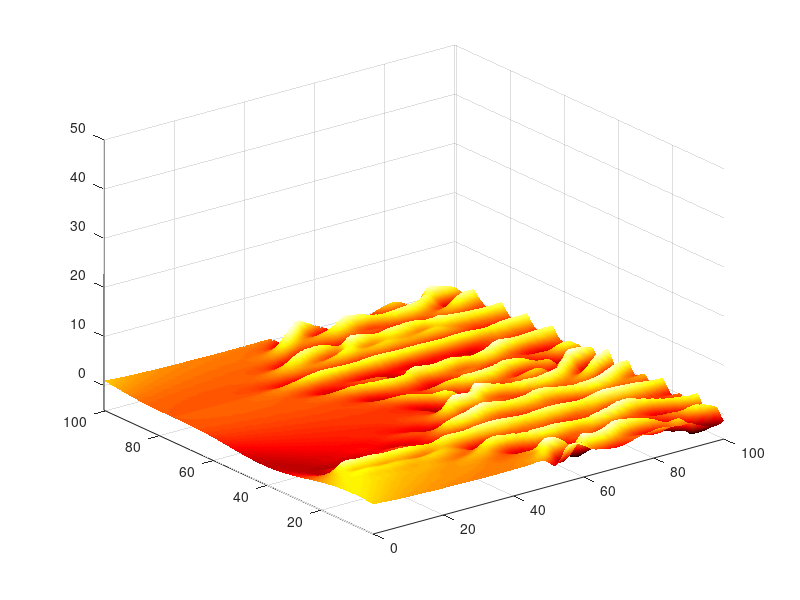
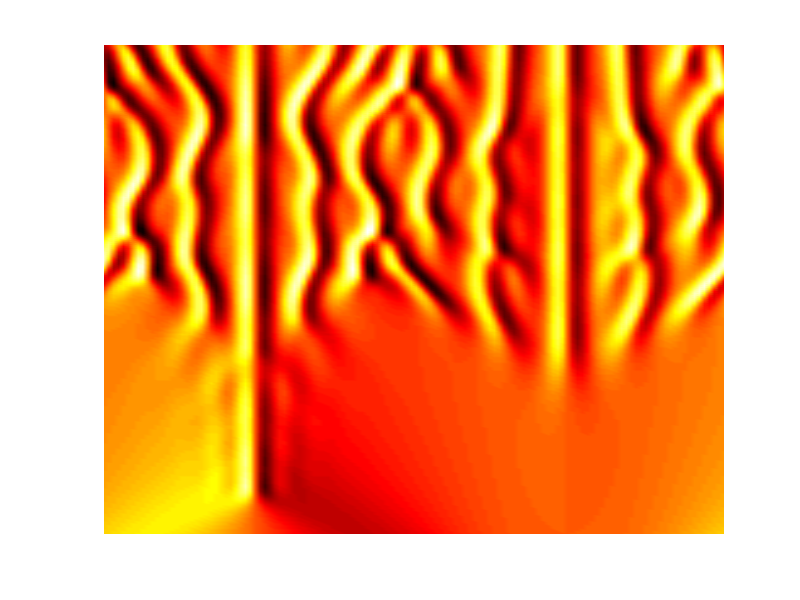

Recreate these plots in MATLAB, in order.
clear all; close all; clc

% Kuramoto-Sivashinsky equation (from Trefethen)
% u_t = -u*u_x - u_xx - u_xxxx,  periodic BCs 

N = 2^7;
x = 32*pi*(1:N)'/N;
u = cos(x/16).*(1+sin(x/16)); 
v = fft(u);

% % % % % %
%Spatial grid and initial condition:
h = 0.025;
k = [0:N/2-1 0 -N/2+1:-1]'/16;
L = k.^2 - k.^4;
E = exp(h*L); E2 = exp(h*L/2);
M = 16;
r = exp(1i*pi*((1:M)-.5)/M);
LR = h*L(:,ones(M,1)) + r(ones(N,1),:);
Q = h*real(mean( (exp(LR/2)-1)./LR ,2)); 
f1 = h*real(mean( (-4-LR+exp(LR).*(4-3*LR+LR.^2))./LR.^3 ,2)); 
f2 = h*real(mean( (2+LR+exp(LR).*(-2+LR))./LR.^3 ,2));
f3 = h*real(mean( (-4-3*LR-LR.^2+exp(LR).*(4-LR))./LR.^3 ,2));

% Main time-stepping loop:
uu = u; tt = 0;
tmax = 100; nmax = round(tmax/h); nplt = floor((tmax/250)/h); g = -0.5i*k;
for n = 1:nmax
t = n*h;
Nv = g.*fft(real(ifft(v)).^2);
a = E2.*v + Q.*Nv;
Na = g.*fft(real(ifft(a)).^2);
b = E2.*v + Q.*Na;
Nb = g.*fft(real(ifft(b)).^2);
c = E2.*a + Q.*(2*Nb-Nv);
Nc = g.*fft(real(ifft(c)).^2);
v = E.*v + Nv.*f1 + 2*(Na+Nb).*f2 + Nc.*f3; if mod(n,nplt)==0
        u = real(ifft(v));
uu = [uu,u]; tt = [tt,t]; end
end
% Plot results:
surf(tt,x,uu), shading interp, colormap(hot), axis tight 
% view([-90 90]), colormap(autumn); 
set(gca,'zlim',[-5 50]) 

save('kuramoto_sivishinky.mat','x','tt','uu')

%%
figure(2), pcolor(x,tt,uu.'),shading interp, colormap(hot),axis off

